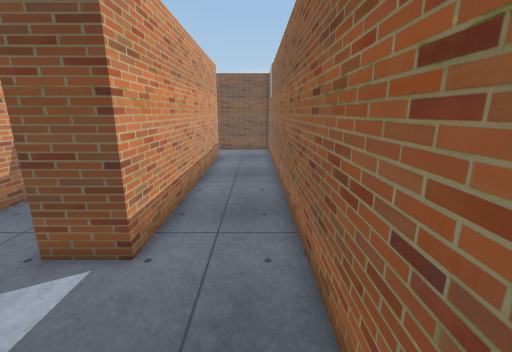
View 1 (above)

23 first-person views from a walk through a scene from a Unity 3-D project. The camera is 1.5 m above the floor, tilts 14° down and sees 90° across. Doors are open. The floor is counted in squares, 0.5 m on a side. Each view is taken from the middle of a square. On the plan, view 1 faces up. The plan holds only what a view shows up to about 19 squares ahead; the rest is blank. The place goes on beyond the plan. The player character is not drawn. Some surface patterns are stand-ins.

View 2
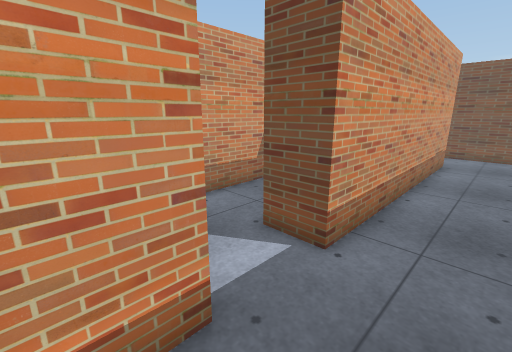

View 3
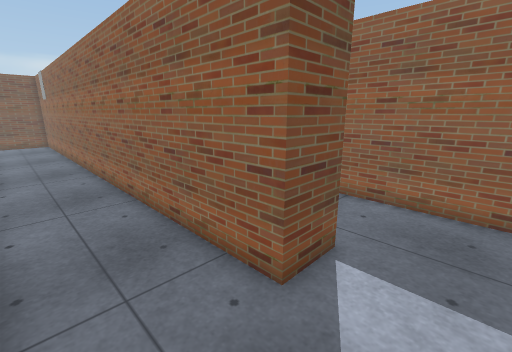

View 4
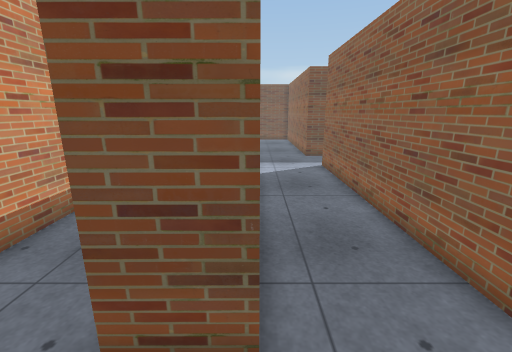

View 5
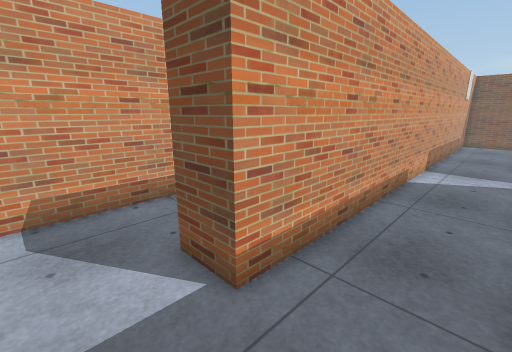

View 6
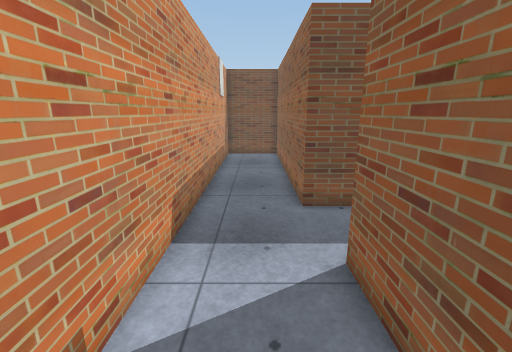

View 7
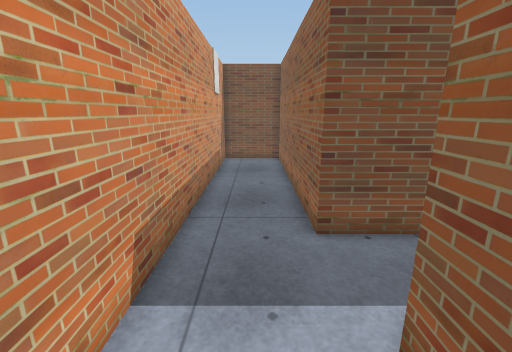

View 8
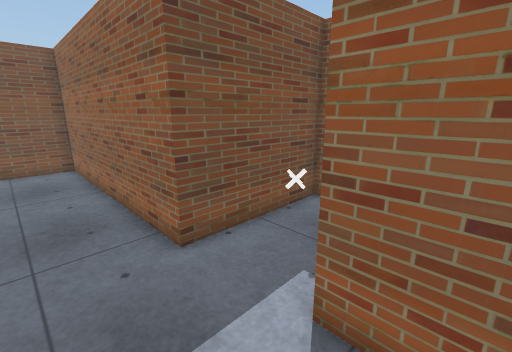

View 9
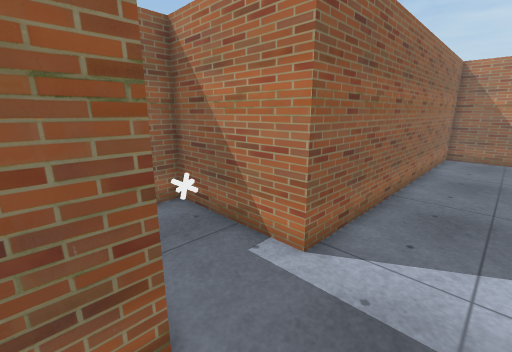

View 10
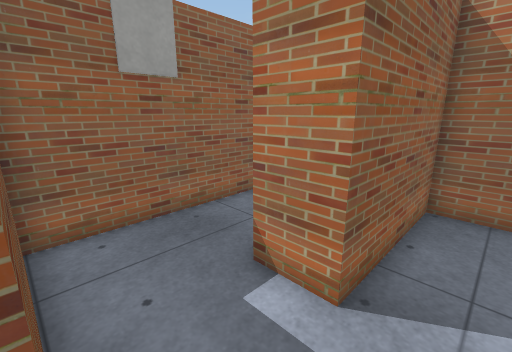

View 11
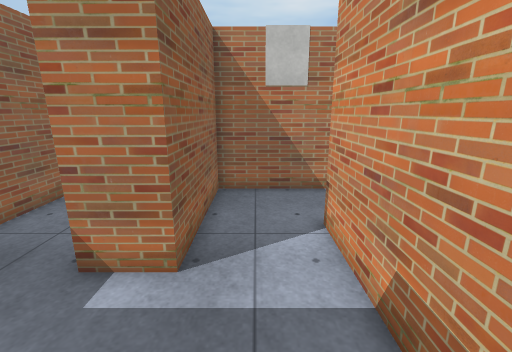

View 12
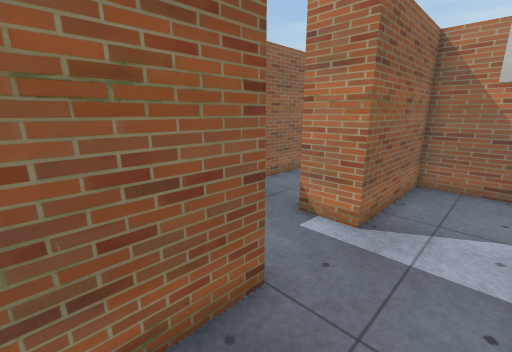

View 13
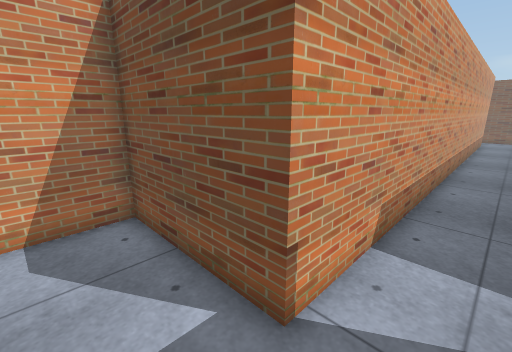

View 14
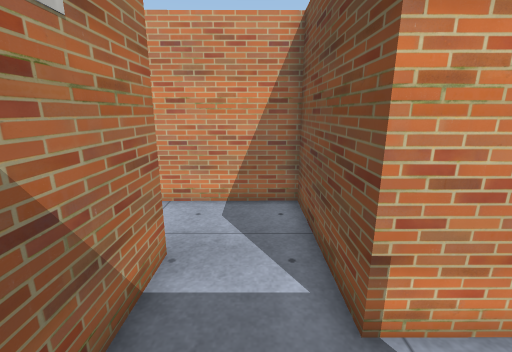

View 15
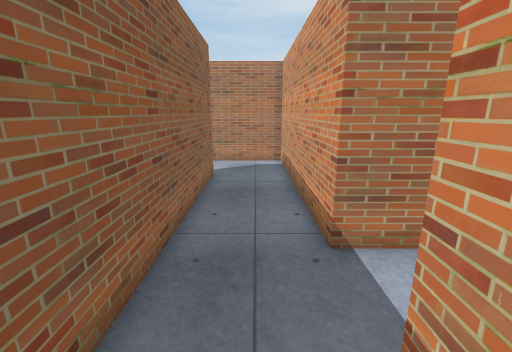

View 16
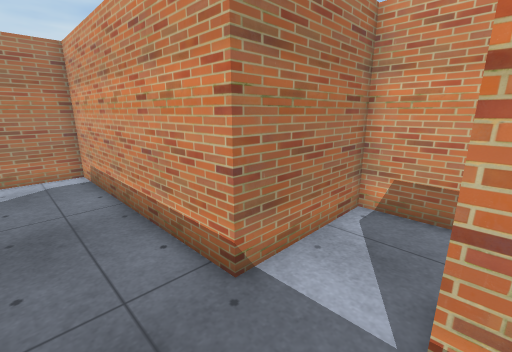

View 17
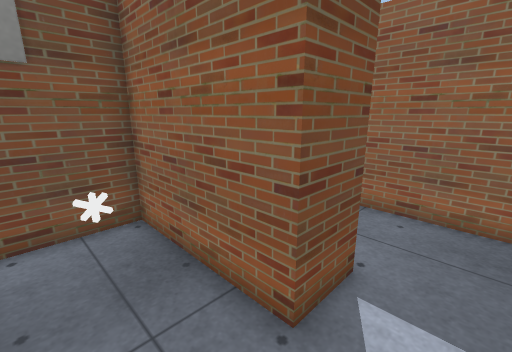

View 18
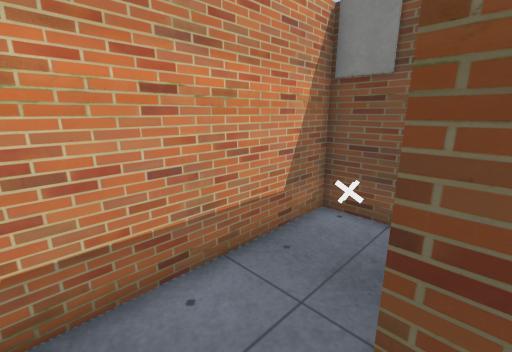

View 19
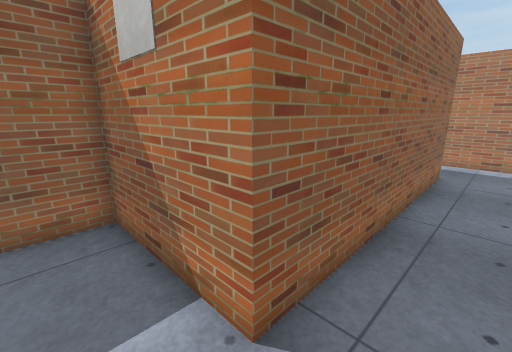

View 20
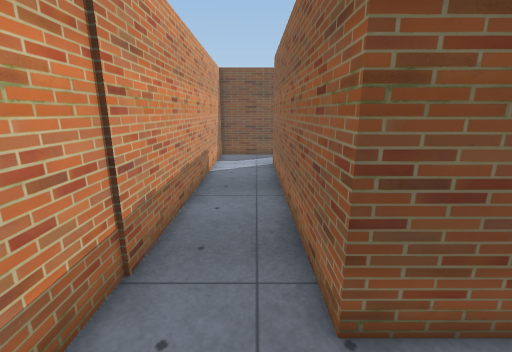

View 21
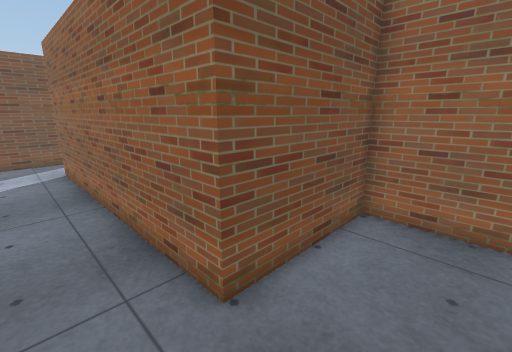

View 22
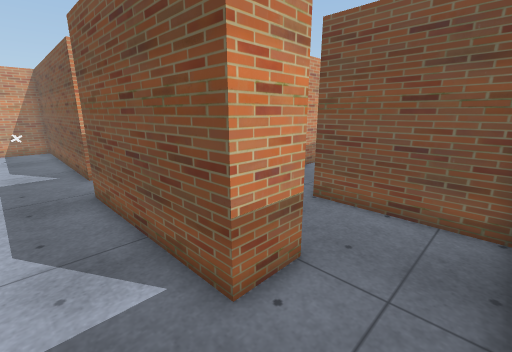

View 23
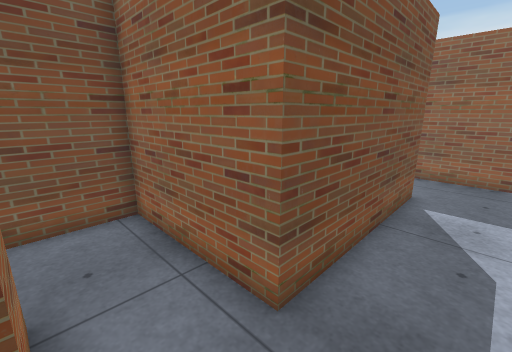

### Floor plan
Points are (right, up) in squares from view 1. A wall is a line through its corners. A room is listed if a view was taken in it or the views show most of it. See-through windows are left out.
Room 1 (views 1, 2, 3, 4, 5, 6, 7, 8, 9, 15, 16)
walls: (-2.6, 1.8) (-2.6, -9.2) (1.7, -9.2); (11.5, 9.9) (6.5, 9.9) (6.5, 21.1) (2.9, 21.1) (3, -5.5) (1.1, -5.5) (1, 21.1) (-2.6, 21.1); (-2.6, 17.6) (-2.6, 4.8); (3.9, -9.1) (6.8, -9.1) (6.8, 6.6) (11.5, 6.6)
ways out: opening at (-3.5, 19.5) to room 2; opening at (-3.5, 3.5) to room 3
Room 2 (views 10, 11, 12, 13, 14, 19, 20, 21, 22, 23)
walls: (-12.2, -3.9) (-9.3, -3.9); (-7.8, -3.8) (-7.8, -5.8) (-15.4, -5.9) (-15.4, -0.4) (-18.4, -0.4); (-4.5, -3.2) (-4.5, -0.1) (-9.9, -0.1) (-10, 12.1) (-4.5, 12.1) (-4.5, 17.6) (-2.6, 17.6); (-18.2, -3.5) (-18.2, -5.4) (-19.5, -5.4); (-4.5, -8.2) (-4.5, -5); (-2.6, 21.1) (-4.3, 21.1) (-4.3, 24.4); (-7.9, 25.5) (-7.9, 15.5) (-13.5, 15.5) (-13.4, -1)
ways out: opening at (-3.5, 19.5) to room 1
Room 3 (views 17, 18)
walls: (-2.6, 4.8) (-4.5, 4.8) (-4.5, 10.1) (-8.1, 10.1) (-8, 1.8) (-2.6, 1.8)
ways out: opening at (-3.5, 3.5) to room 1
objects: other object (-6, 7) to (-6, 8)

Where each view was taken, in squares from view 1:
view 1: 0 up, 0 right, facing up
view 2: 0 up, 0 right, facing up-left
view 3: 8 down, 2 left, facing up-right
view 4: 8 down, 3 right, facing up
view 5: 8 down, 6 right, facing up-left
view 6: 2 up, 5 right, facing up
view 7: 4 up, 5 right, facing up
view 8: 5 up, 4 right, facing up-right
view 9: 11 up, 4 right, facing down-right
view 10: 21 up, 6 left, facing down-right
view 11: 22 up, 6 left, facing down
view 12: 24 up, 7 left, facing down-right
view 13: 13 up, 6 left, facing up-left
view 14: 14 up, 5 left, facing left
view 15: 7 up, 1 left, facing down
view 16: 5 up, 0 right, facing down-left
view 17: 3 up, 7 left, facing up-right
view 18: 3 up, 4 left, facing up-left
view 19: 14 up, 12 left, facing down-right
view 20: 3 down, 11 left, facing up
view 21: 3 down, 12 left, facing up-right
view 22: 8 down, 5 left, facing up-left
view 23: 8 down, 18 left, facing up-right
